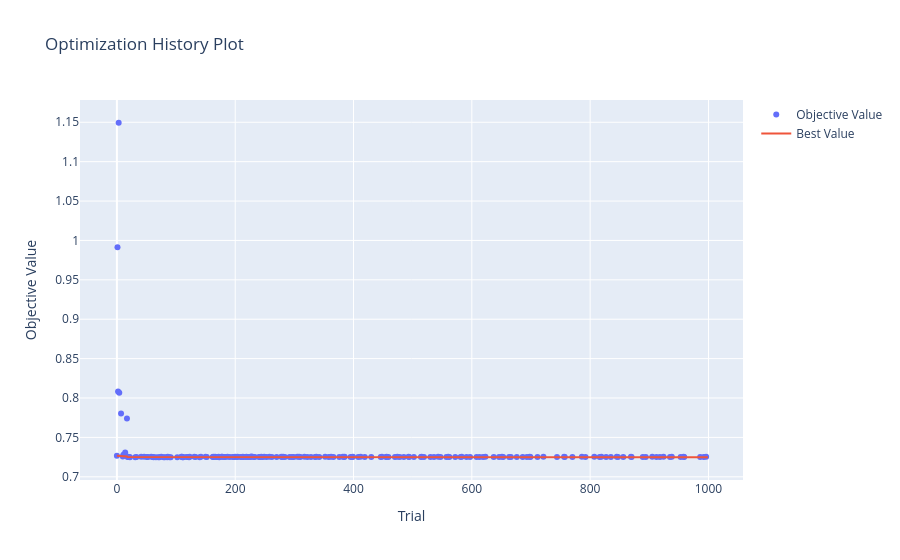

Here is the notebook cell this chart was saved with:
### Markdown cell above
Observamos que os resultados no geral são muito similares aos da regressão Ridge, embora levemente melhores, o que pode ser atribuído à capacidade de seleção de atributos.

### Code cell
vis.plot_optimization_history(estudo_hpc)

### Figure 1 — Plotly figure (JSON) as saved in the notebook; plotly's stock layout.template omitted (floating-point values rounded to 4 significant figures; data arrays with more than 128 entries replaced by an {"elided": "..."} marker saying what was removed)
{"data": [{"mode": "markers", "name": "Objective Value", "type": "scatter", "x": {"elided": "193 int values"}, "y": {"elided": "193 float values"}}, {"mode": "lines", "name": "Best Value", "type": "scatter", "x": {"elided": "1000 int values"}, "y": {"elided": "1000 float values"}}, {"marker": {"color": "#cccccc"}, "mode": "markers", "name": "Infeasible Trial", "showlegend": false, "type": "scatter", "x": [], "y": []}], "layout": {"title": {"text": "Optimization History Plot"}, "xaxis": {"title": {"text": "Trial"}}, "yaxis": {"title": {"text": "Objective Value"}}}}
